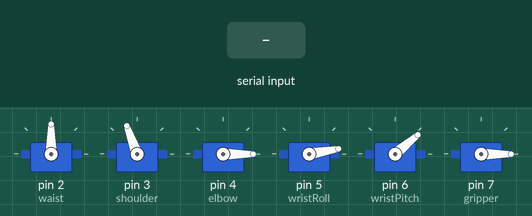
This sketch was run on a simulated Arduino Uno, built with avr-gcc and run on an emulated ATmega328P. On the bench: 6 × servo. The inputs (shaded band) are chosen by the test bench.

Above: at 1.2 s.
1.3 s: "1" received over Serial
At 6.0 s:
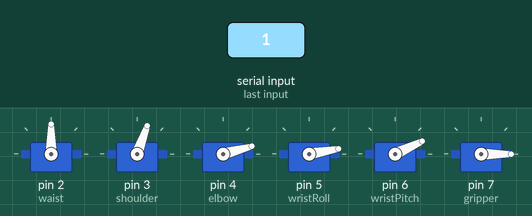
At 12.5 s:
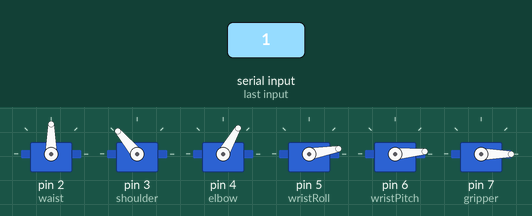
Timing chart, 0 to 16.8 s (numbered marks = the images above; inputs shaded):
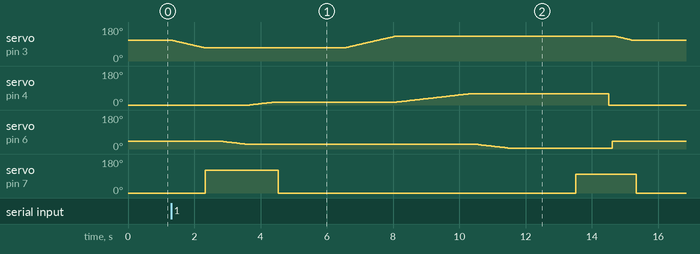

Measured:
- after the input at 1.3 s, servo on pin 4 (elbow): rises from 0° to 60° in 6.6 s, then falls to 0° in 4.2 s; servo on pin 7 (gripper): 0° → 120° after 1.0 s, → 0° 2.2 s later, → 100° 9.0 s later, → 0° 1.8 s later

The sketch:

brazo_robotico.ino
```cpp
// Incluímos la librería para poder controlar el servo
#include <Servo.h>
 int valor=0;
// Declaramos la variable para controlar el servo
Servo waist;
Servo shoulder;
Servo elbow;
Servo wristRoll;
Servo wristPitch;
Servo gripper;

void setup() {
  // Iniciamos el monitor serie para mostrar el resultado
  Serial.begin(9600);

  // Iniciamos el servo para que empiece a trabajar con el pin 9
  waist.attach(2);
  shoulder.attach(3);
  elbow.attach(4);
  wristRoll.attach(5);
  wristPitch.attach(6);
  gripper.attach(7);

  // Inicializamos el angulo de los servo motores
  waist.write(90);
  shoulder.write(110);
  elbow.write(0);
  wristRoll.write(10);
  wristPitch.write(40);
  gripper.write(0);
}

void loop() {

  valor=Serial.read();
  if (valor=='1'){
    for (int i = 110; i >= 70; i--)
    {
      // Desplazamos al ángulo correspondiente
      shoulder.write(i);

      // Hacemos una pausa de 25ms
      delay(25);


    }

    gripper.write(120);

    delay(500);

    for (int i = 40; i >= 25; i--)
    {
      // Desplazamos al ángulo correspondiente
      wristPitch.write(i);

      // Hacemos una pausa de 25ms
      delay(50);


    }

    for (int i = 0; i <= 15; i++)
    {
      // Desplazamos al ángulo correspondiente
      elbow.write(i);

      // Hacemos una pausa de 25ms
      delay(50);


    }

    delay(100);

    gripper.write(0);


    delay(2000);


    for (int i = 70; i <= 130; i++)
    {
      // Desplazamos al ángulo correspondiente
      shoulder.write(i);

      // Hacemos una pausa de 25ms
      delay(25);


    }
    for (int i = 15; i <=60; i++)
    {
      // Desplazamos al ángulo correspondiente
      elbow.write(i);

      // Hacemos una pausa de 25ms
      delay(50);


    }

    delay(100);
    for (int i = 25; i >= 5; i--)
    {
      // Desplazamos al ángulo correspondiente
      wristPitch.write(i);

      // Hacemos una pausa de 25ms
      delay(50);


    }
    delay(2000);
    gripper.write(100);
    delay(1000);
    elbow.write(0);
    delay(100);
    wristPitch.write(40);
    delay(100);
    for (int i = 130; i >= 110; i--)
    {
      // Desplazamos al ángulo correspondiente
      shoulder.write(i);

      // Hacemos una pausa de 25ms
      delay(25);


    }
    delay(100);
    gripper.write(0);


  }


  if (valor=='2'){
    for (int i = 110; i >= 70; i--)
    {
      // Desplazamos al ángulo correspondiente
      shoulder.write(i);

      // Hacemos una pausa de 25ms
      delay(25);


    }

    gripper.write(120);

    delay(500);

    for (int i = 40; i >= 25; i--)
    {
      // Desplazamos al ángulo correspondiente
      wristPitch.write(i);

      // Hacemos una pausa de 25ms
      delay(50);


    }

    for (int i = 0; i <= 15; i++)
    {
      // Desplazamos al ángulo correspondiente
      elbow.write(i);

      // Hacemos una pausa de 25ms
      delay(50);


    }

    delay(100);

    gripper.write(0);


    delay(2000);


    for (int i = 70; i <= 110; i++)
    {
      // Desplazamos al ángulo correspondiente
      shoulder.write(i);

      // Hacemos una pausa de 25ms
      delay(25);


    }

    for (int i = 90; i >= 0; i--)
    {
      // Desplazamos al ángulo correspondiente
      waist.write(i);

      // Hacemos una pausa de 25ms
      delay(25);


    }

    shoulder.write(140);

    for (int i = 15; i <=60; i++)
    {
      // Desplazamos al ángulo correspondiente
      elbow.write(i);

      // Hacemos una pausa de 25ms
      delay(50);


    }


    for (int i = 25; i >= 0; i--)
    {
      // Desplazamos al ángulo correspondiente
      wristPitch.write(i);

      // Hacemos una pausa de 25ms
      delay(50);


    }
    gripper.write(100);
    delay(1000);
    elbow.write(0);
    delay(1000);
    wristPitch.write(40);
    delay(1000);
        for (int i = 140; i >= 110; i--)
    {
      // Desplazamos al ángulo correspondiente
      shoulder.write(i);

      // Hacemos una pausa de 25ms
      delay(50);


    }
    gripper.write(0);
    for (int i = 0; i <= 90; i++)
    {
      // Desplazamos al ángulo correspondiente
      waist.write(i);

      // Hacemos una pausa de 25ms
      delay(25);


    }


  }

}
```
